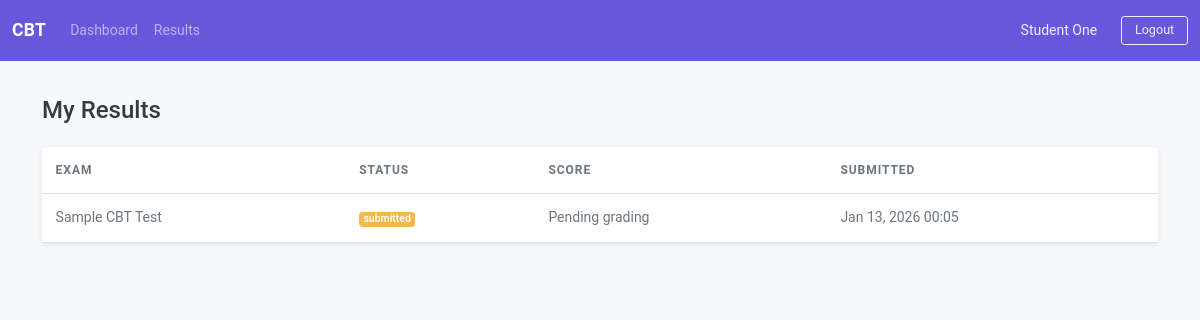
Page /student/results.php (signed in) on the committed database.
### tables this page shows
CREATE TABLE exam_attempts (
    id INT AUTO_INCREMENT PRIMARY KEY,
    exam_id INT NOT NULL,
    student_id INT NOT NULL,
    attempt_number INT NOT NULL DEFAULT 1,
    started_at DATETIME NOT NULL,
    submitted_at DATETIME NULL,
    status ENUM('in_progress','submitted','graded') NOT NULL DEFAULT 'in_progress',
    score DECIMAL(8,2) NOT NULL DEFAULT 0,
    total_marks DECIMAL(8,2) NOT NULL DEFAULT 0,
    CONSTRAINT fk_attempts_exam FOREIGN KEY (exam_id) REFERENCES exams(id),
    CONSTRAINT fk_attempts_student FOREIGN KEY (student_id) REFERENCES students(id)
);

CREATE TABLE exams (
    id INT AUTO_INCREMENT PRIMARY KEY,
    title VARCHAR(200) NOT NULL,
    subject_id INT NOT NULL,
    instructions TEXT NULL,
    start_at DATETIME NOT NULL,
    end_at DATETIME NOT NULL,
    duration_minutes INT NOT NULL,
    question_count INT NOT NULL,
    randomize TINYINT(1) NOT NULL DEFAULT 1,
    allow_multiple_attempts TINYINT(1) NOT NULL DEFAULT 0,
    max_attempts INT NOT NULL DEFAULT 1,
    show_result ENUM('immediate','after_release') NOT NULL DEFAULT 'after_release',
    result_release_at DATETIME NULL,
    created_at DATETIME NOT NULL DEFAULT CURRENT_TIMESTAMP,
    CONSTRAINT fk_exams_subject FOREIGN KEY (subject_id) REFERENCES subjects(id)
);

### connections/meekro/db.class.php (called while the page is built, shortened)
<?php
class DB {
  protected static $mdb = null;
  public static function getMDB() {
    $mdb = DB::$mdb;
    if ($mdb === null) {
      $mdb = DB::$mdb = new MeekroDB();
    }
    $mdb->sync_config();
    return $mdb;
  }
  public static function __callStatic($name, $args) {
    $fn = array(DB::getMDB(), $name);
    return call_user_func_array($fn, $args);
  }
}
class MeekroDB {
public  $encoding = 'utf8';
  public $param_char = '%';
  public $named_param_seperator = '_';
  public $connect_options = array(MYSQLI_OPT_CONNECT_TIMEOUT => 30);
  public $internal_mysql = null;
  public function __construct($host=null, $user=null, $password=null, $dbName=null, $port=null, $encoding=null, $socket=null)  {
    if ($encoding === null) $encoding = DB::$encoding;
    $this->encoding = $encoding;
  }
  public function get() {
    $mysql = $this->internal_mysql;
    if (!($mysql instanceof MySQLi)) {
      $mysql = new mysqli();
      foreach ($this->connect_options as $key => $value) {
        $mysql->options($key, $value);
      }
      $mysql->set_charset($this->encoding);
      $this->internal_mysql = $mysql;
    }
    return $mysql;
  }
  function runHook($type, $args=array()) {
    if ($type == 'pre_parse') {
      $query = $args['query'];
      $args = $args['args'];
      return array($query, $args);
    }
    else if ($type == 'pre_run') {
      $query = $args['query'];
      return $query;
    }
  }
  protected function paramsMap() {
    $t = $this;
    return array(
      's' => function($arg) use ($t) { return $t->escape($arg); },
      'i' => function($arg) use ($t) { return $t->intval($arg); },
      'd' => function($arg) use ($t) { return doubleval($arg); },
      'b' => function($arg) use ($t) { return $t->formatTableName($arg); },
      'l' => function($arg) use ($t) { return strval($arg); },
      't' => function($arg) use ($t) { return $t->escapeTS($arg); },
      'ss' => function($arg) use ($t) { return $t->escape("%" . str_replace(array('%', '_'), array('\%', '\_'), $arg) . "%"); },
      'ls' => function($arg) use ($t) { return array_map(array($t, 'escape'), $arg); },
      'li' => function($arg) use ($t) { return array_map(array($t, 'intval'), $arg); },
      'ld' => function($arg) use ($t) { return array_map('doubleval', $arg); },
      'lb' => function($arg) use ($t) { return array_map(array($t, 'formatTableName'), $arg); },
      'll' => function($arg) use ($t) { return array_map('strval', $arg); },
      'lt' => function($arg) use ($t) { return array_map(array($t, 'escapeTS'), $arg); },
      '?' => function($arg) use ($t) { return $t->sanitize($arg); },
      'l?' => function($arg) use ($t) { return $t->sanitize($arg, 'list'); },
      'll?' => function($arg) use ($t) { return $t->sanitize($arg, 'doublelist'); },
      'hc' => function($arg) use ($t) { return $t->sanitize($arg, 'hash'); },
      'ha' => function($arg) use ($t) { return $t->sanitize($arg, 'hash', ' AND '); },
      'ho' => function($arg) use ($t) { return $t->sanitize($arg, 'hash', ' OR '); },
      $this->param_char => function($arg) use ($t) { return $t->param_char; },
    );
  }
  protected function nextQueryParam($query) {
    $keys = array_keys($this->paramsMap());
    $first_position = PHP_INT_MAX;
    $first_param = null;
    $first_type = null;
    $arg = null;
    $named_arg = null;
    foreach ($keys as $key) {
      $fullkey = $this->param_char . $key;
      $pos = strpos($query, $fullkey);
      if ($pos === false) continue;
      if ($pos <= $first_position) {
        $first_position = $pos;
        $first_param = $fullkey;
        $first_type = $key;
      }
    }
    if (is_null($first_param)) return;
    $first_position_end = $first_position + strlen($first_param);
    $named_seperator_length = strlen($this->named_param_seperator);
    $arg_mask = '0123456789';
    return array(
      'param' => $first_param,
      'type' => $first_type,
      'pos' => $first_position,
      'arg' => $arg,
      'named_arg' => $named_arg,
    );
  }
  protected function preParse($query, $args) {
    $arg_ct = 0;
    $max_numbered_arg = 0;
    $use_named_args = false;
    $queryParts = array();
    while ($Param = $this->nextQueryParam($query)) {
      if ($Param['pos'] > 0) {
        $queryParts[] = substr($query, 0, $Param['pos']);
      }
      if ($Param['type'] != $this->param_char && is_null($Param['arg']) && is_null($Param['named_arg'])) {
        $Param['arg'] = $arg_ct++;
      }
      if (! is_null($Param['arg'])) {
        $use_numbered_args = true;
        $max_numbered_arg = max($max_numbered_arg, $Param['arg']);
      }
      $queryParts[] = $Param;
      $query = substr($query, $Param['pos'] + strlen($Param['param']));
    }
    if (strlen($query) > 0) {
      $queryParts[] = $query;
    }
    return $queryParts;
  }
  function parse($query) {
    $args = func_get_args();
    array_shift($args);
    $query = trim($query);
    $queryParts = $this->preParse($query, $args);
    $array_types = array('ls', 'li', 'ld', 'lb', 'll', 'lt', 'l?', 'll?', 'hc', 'ha', 'ho');
    $Map = $this->paramsMap();
    $query = '';
    foreach ($queryParts as $Part) {
      if (is_string($Part)) {
        $query .= $Part;
        continue;
      }
      $fn = $Map[$Part['type']];
      $is_array_type = in_array($Part['type'], $array_types, true);
      $val = null;
      if (!is_null($Part['named_arg'])) {
        $key = $Part['named_arg'];
        if (! array_key_exists($key, $args[0])) {
          throw new MeekroDBException("Couldn't find named arg {$key}!");
        }
        $val = $args[0][$key];
      }
      else if (!is_null($Part['arg'])) {
        $key = $Part['arg'];
        $val = $args[$key];
      }
      if (is_object($val) && ($val instanceof WhereClause)) {
        if ($Part['type'] != 'l') {
          throw new MeekroDBException("WhereClause must be used with l arg, you used {$Part['type']} instead!");
        }
        list($clause_sql, $clause_args) = $val->textAndArgs();
        array_unshift($clause_args, $clause_sql);
        $result = call_user_func_array(array($this, 'parse'), $clause_args);
      }
      else {
        $result = $fn($val);
      }
      $query .= $result;
    }
    return $query;
  }
  function intval($var) {
    if (PHP_INT_SIZE == 8) return intval($var);
    return floor(doubleval($var));
  }
  public function query() { return $this->queryHelper(array('assoc' => true), func_get_args()); }
  protected function queryHelper($opts, $args) {
    $query = array_shift($args);
    $opts_raw = (isset($opts['raw']) && $opts['raw']);
    $opts_assoc = (isset($opts['assoc']) && $opts['assoc']);
    $opts_walk = (isset($opts['walk']) && $opts['walk']);
    $is_buffered = !($opts_raw || $opts_walk);
    list($query, $args) = $this->runHook('pre_parse', array('query' => $query, 'args' => $args));
    $sql = call_user_func_array(array($this, 'parse'), array_merge(array($query), $args));
    $sql = $this->runHook('pre_run', array('query' => $sql));
    $db = $this->get();
    $result = $db->query($sql, $is_buffered ? MYSQLI_STORE_RESULT : MYSQLI_USE_RESULT);
    $return = array();
    while ($row = ($opts_assoc ? $result->fetch_assoc() : $result->fetch_row())) {
      $return[] = $row;
    }
    return $return;
  }
}
?>

### student/results.php (the view, shortened to what this page needs)
<?php
require_once __DIR__ . '/header.php';
$student_id = $_SESSION['student']['id'];
$now = now_mysql();
$attempts = DB::query('
    SELECT exam_attempts.*, exams.title, exams.show_result, exams.result_release_at
    FROM exam_attempts
    JOIN exams ON exams.id=exam_attempts.exam_id
    WHERE exam_attempts.student_id=%i
    ORDER BY exam_attempts.started_at DESC
', $student_id);
?>
<h3 class="mb-3">My Results</h3>
<div class="card shadow-sm">
    <div class="card-body p-0">
        <table class="table mb-0">
            <thead>
                <tr>
                    <th>Exam</th>
                    <th>Status</th>
                    <th>Score</th>
                    <th>Submitted</th>
                </tr>
            </thead>
            <tbody>
                <?php foreach ($attempts as $attempt): ?>
                    <?php
                        $released = false;
                        if ($attempt['show_result'] === 'immediate') {
                            $released = true;
                        } elseif (!empty($attempt['result_release_at']) && $now >= $attempt['result_release_at']) {
                            $released = true;
                        }
                    ?>
                    <tr>
                        <td><?php echo htmlspecialchars($attempt['title']); ?></td>
                        <td>
                            <span class="badge bg-<?php echo $attempt['status'] === 'graded' ? 'success' : 'warning'; ?>">
                                <?php echo htmlspecialchars($attempt['status']); ?>
                            </span>
                        </td>
                        <td>
                            <?php if ($released && $attempt['status'] === 'graded'): ?>
                                <?php echo number_format($attempt['score'], 2) . ' / ' . number_format($attempt['total_marks'], 2); ?>
                            <?php elseif ($attempt['status'] !== 'graded'): ?>
                                Pending grading
                            <?php else: ?>
                                Not released
                            <?php endif; ?>
                        </td>
                        <td><?php echo format_dt($attempt['submitted_at']); ?></td>
                    </tr>
                <?php endforeach; ?>
            </tbody>
        </table>
    </div>
</div>
<?php require_once __DIR__ . '/footer.php'; ?>

### assets/css/app.css (style rules this page uses)
:root { --cbt-primary: #0b6efd; --cbt-dark: #0f172a; --cbt-accent: #f59e0b; }
body { background: #f6f8fb; }
.table thead th { font-size: 12px; text-transform: uppercase; letter-spacing: 0.08em; }

### rows in the picture
exam_attempts: exam.title "Sample CBT Test", status "submitted", shows "Pending grading", submitted_at "Jan 13, 2026 00:05"

### other values in the picture
$_SESSION['student']['name'] "Student One"
